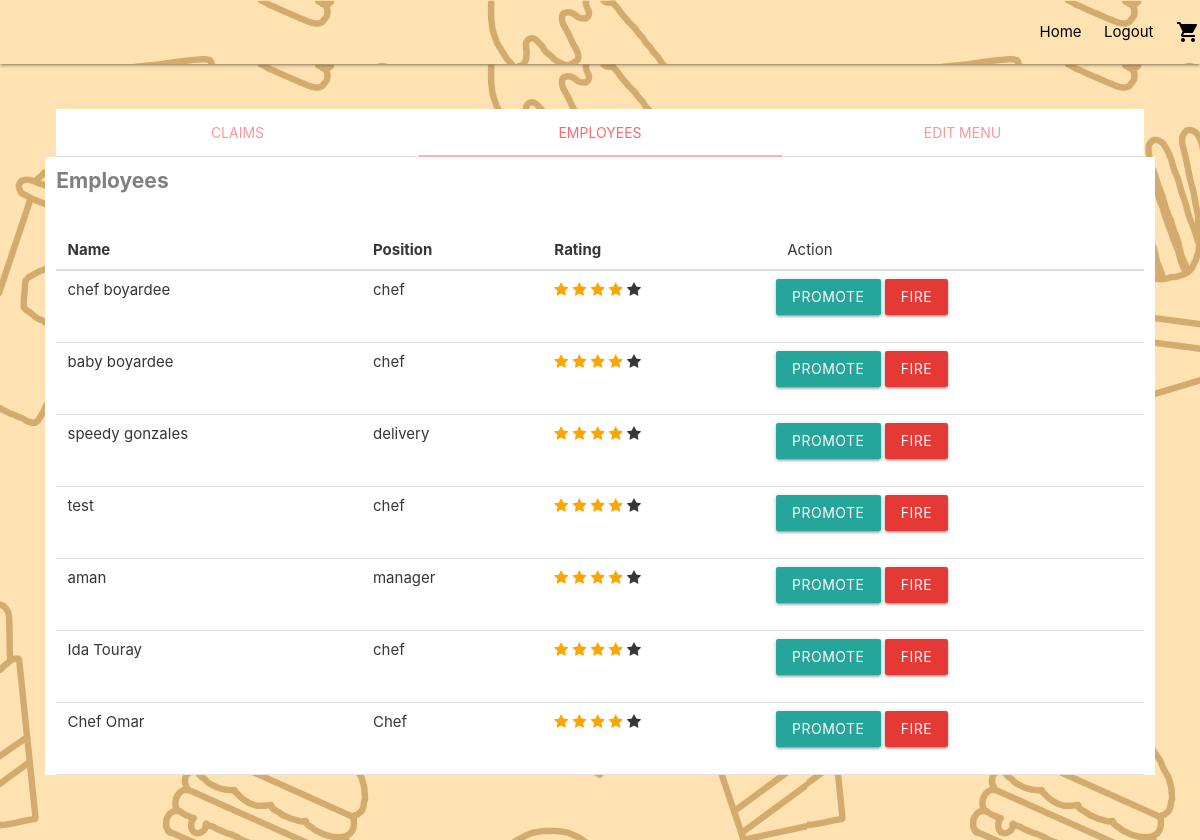
The page /manager_profile (signed in) on the database its author committed.
### models.py (models this page shows)
class Employee(UserMixin, db.Model):
    id = db.Column(db.Integer, primary_key=True, nullable=False)
    position = db.Column(db.String(20), nullable=False)
    name = db.Column(db.String(100), nullable=False)
    email = db.Column(db.String(100), unique=True, nullable=False)
    password = db.Column(db.String, nullable=False)
    salary = db.Column(db.Integer, default=1000)
    compliments = db.Column(db.Integer, default=0)#a negative value would represent the complaints, positive value for compliments (bc they cancel eachother out)
    avg_rating = db.Column(db.Float, default=0)
    demotion = db.Column(db.Integer, default=0)#negative

### main.py (the view)
@main.route('/manager_profile')
@login_required
def manager_profile():
    employees = Employee.query.filter().all()
    menu_items = Menu.query.filter().all()
    return render_template('manager_profile.html', employees=employees, menu_items=menu_items)

### __init__.py (called while the page is built)
def create_app():
    app = Flask(__name__)
    app.config['SECRET_KEY'] = 'secret-key-goes-here'
    app.config['SQLALCHEMY_DATABASE_URI'] = 'sqlite:///db.sqlite'
    db.init_app(app)
    login_manager = LoginManager()
    login_manager.login_view = 'auth.login'
    login_manager.login_view = 'auth.employee_login'
    login_manager.init_app(app)
    from .models import User, Employee
    @login_manager.user_loader
    def load_user(user_id):
        if session['account_type'] == 'User':
            return User.query.get(int(user_id))
        else:
            return Employee.query.get(int(user_id))
    from .auth import auth as auth_blueprint
    app.register_blueprint(auth_blueprint)
    from .main import main as main_blueprint
    app.register_blueprint(main_blueprint)
    return app

### templates/manager_profile.html (shortened to what this page needs)
<!DOCTYPE html>
<html>
    <head>
        <link href="../static/styles/manager_profile.css" rel="stylesheet">
        <link rel="stylesheet" href="https://cdnjs.cloudflare.com/ajax/libs/bulma/0.7.2/css/bulma.min.css" />
        <link rel="stylesheet" href="https://cdnjs.cloudflare.com/ajax/libs/font-awesome/4.7.0/css/font-awesome.min.css">
        <link rel="stylesheet" href="https://cdnjs.cloudflare.com/ajax/libs/materialize/1.0.0/css/materialize.min.css">
    </head>
    <body>
        <section class="hero is-fullheight" style="background-image: url(../img/background.png)">
            <div class="hero-head" >
                <nav class="navbar">
                    <div class="container">
                        <div id="navbarMenuHeroA" class="navbar-menu">
                            <div class="navbar-end">
                                <a href="{{ url_for('main.index') }}" class="navbar-item " style="color: black">
                                    Home
                                </a>
                                <a href="{{ url_for('auth.logout') }}" class="navbar-item" onclick="alertLog()" style="color: black">
                                    Logout
                                </a>
                                <a href="{{ url_for('main.cart') }}" class="navbar-item" style="color: black"><i class="material-icons">shopping_cart</i>
                                </a>
                            </div>
                        </div>
                    </div>
                </nav>
            </div>
            <div class="hero-body" style="background-image: url(../static/img/background.png);">
                <div class="container">
                    <div class="row">
                        <div class="col s12">
                          <ul class="tabs">
                            <li class="tab col l4"><a href="#test1">Claims</a></li>
                            <li class="tab col l4"><a class="active" href="#test2">Employees</a></li>
                            <li class="tab col l4"><a href="#test4">Edit Menu</a></li>
                          </ul>
                        </div>
                        <div id="test2" class="col l12 innertabs">
                            <h6 class="small-heading">Employees</h6>
                            <table class="table table-striped">
                <thead>
                    <tr>
                    <th scope="col">Name</th>
                    <th scope="col">Position</th>
                    <th scope="col">Rating</th>
                        <td>Action</td>
                    </tr>
                </thead>
                <tbody>
                    {% for employee in employees %}
                    <tr>
                    <td> {{employee.name}} </td>
                    <td>
                        {{employee.position}}
                    </td>
                    <td >
                        <span class="fa fa-star checked"></span>
                        <span class="fa fa-star checked"></span>
                        <span class="fa fa-star checked"></span>
                        <span class="fa fa-star checked"></span>
                        <span class="fa fa-star"></span>
                    </td>
                    <td>
                        <div class="row">
                            <a href=" "  class="col-sm-4 btn btn-outline-success">Promote</a>
                        <a href=" " class=" col-sm-4 btn btn-outline-danger red darken-1">Fire</a>
                        </div>
                    </td>
                    </tr>
                    {% endfor %}
                </tbody>
                </table>
                        </div>
                      </div>
                  </div>
              </div>
          </section>
      </body>
      </html>

### static/styles/manager_profile.css (style rules this page uses)
.innertabs { background-color: white; }
.small-heading { font-size: 1.4rem; }
h6.small-heading { color: grey; font-weight: bold; margin-bottom: 40px; }
.fa { font-size: 25px; }
.checked { color: orange; }
.hero-body { background-image: url(../img/background.png); }

### rows shown on the page
Employee: name "chef boyardee", position "chef"
Employee: name "baby boyardee", position "chef"
Employee: name "speedy gonzales", position "delivery"
Employee: name "test", position "chef"
Employee: name "aman", position "manager"
Employee: name "Ida Touray", position "chef"
Employee: name "Chef Omar", position "Chef"
